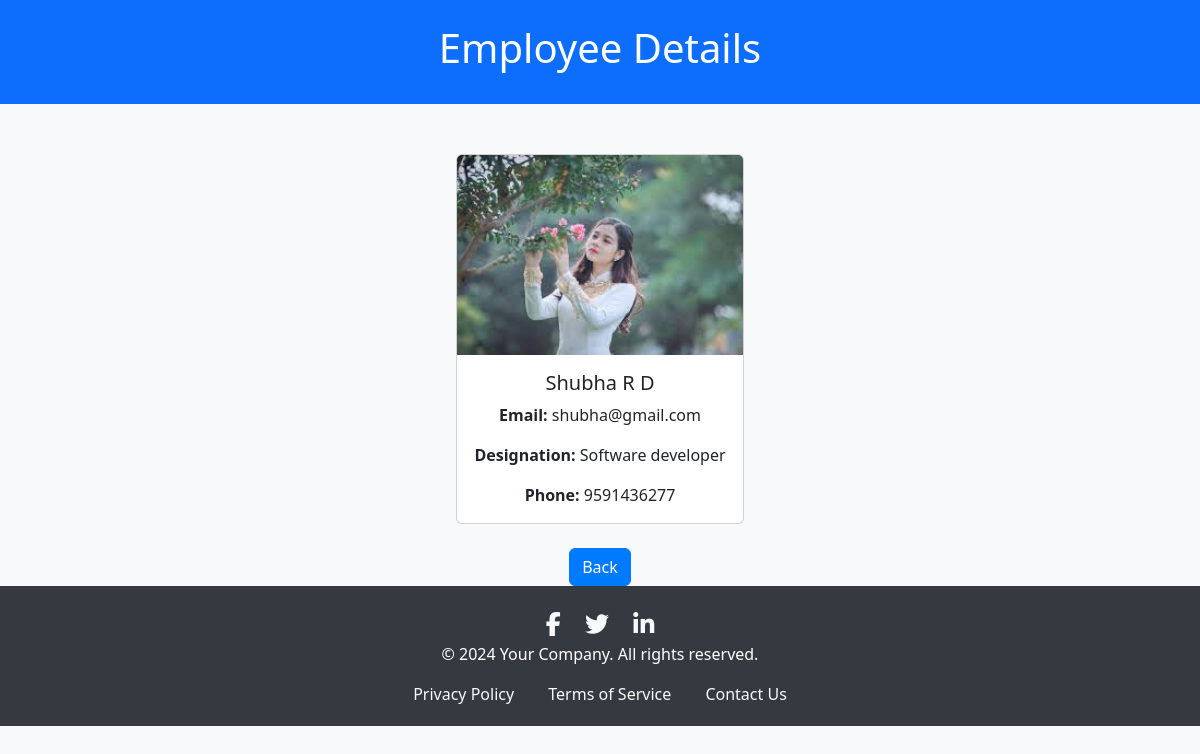
Screenshot of /employees/2/ with the database file from the repository.
### employees/models.py (models this page shows, shortened)
class Employee(models.Model):
    first_name=models.CharField(max_length=100)
    last_name=models.CharField(max_length=100)
    photo=models.ImageField(upload_to='images')
    designation=models.CharField(max_length=100)
    Email_address=models.EmailField(max_length=100,unique=True)
    phone_number=models.CharField(max_length=12,blank=True)
    created_at=models.DateTimeField(auto_now_add=True)
    updated_at=models.DateTimeField(auto_now=True)

### employees/views.py (the view)
# urls.py: path('<int:pk>/',views.employee_detail,name='employee_detail'),
def employee_detail(request,pk):
   employee = get_object_or_404(Employee,pk=pk)
   context={
      'employee':employee,
   }
   return render(request,'employee_detail.html',context)

### mysite/templates/employee_detail.html (shortened to what this page needs)
{% load static %}
<!DOCTYPE html>
<html lang="en">
<head>
    <link rel="stylesheet" href="{% static 'css/style.css' %}">
    <link href="https://cdn.jsdelivr.net/npm/bootstrap@5.3.3/dist/css/bootstrap.min.css" rel="stylesheet">
</head>
<body>
    <header class="bg-primary text-white text-center py-4">
        <h1>Employee Details</h1>
    </header>
    <div class="container">
        <div class="card mx-auto" style="width: 18rem;">
            <img src="{{employee.photo.url}}" class="card-img-top" alt="Employee Photo">
            <div class="card-body">
                <h5 class="card-title">{{employee.first_name}} {{employee.last_name}}</h5>
                <p class="card-text"><strong>Email:</strong> {{employee.Email_address}}</p>
                <p class="card-text"><strong>Designation:</strong> {{employee.designation}}</p>
                <p class="card-text"><strong>Phone:</strong> {{employee.phone_number}}</p>
            </div>
        </div>
        <div class="text-center mt-4">
            <a href="{% url 'index' %}" class="btn btn-primary">Back</a>
        </div>
    </div>
    <footer class="footer">
        <div class="social-icons">
            <a href="#" aria-label="Facebook"><i class="fab fa-facebook-f"></i></a>
            <a href="#" aria-label="Twitter"><i class="fab fa-twitter"></i></a>
            <a href="#" aria-label="LinkedIn"><i class="fab fa-linkedin-in"></i></a>
        </div>
        <p>&copy; 2024 Your Company. All rights reserved.</p>
        <nav>
            <a href="#">Privacy Policy</a>
            <a href="#">Terms of Service</a>
            <a href="#">Contact Us</a>
        </nav>
    </footer>
</body>
</html>

### mysite/static/css/style.css (style rules this page uses)
body { background-color: aquamarine; }

### mysite/templates/employee_detail.html (style rules this page uses)
body { background-color: #f8f9fa; }
.card-img-top { height: 200px; object-fit: cover; transition: transform 0.2s ease-in-out; }
.card-body { text-align: center; }
.container { margin-top: 50px; }
.footer { background-color: #343a40; color: white; padding: 20px 0; position: relative; width: 100%; text-align: center; }
.footer a { color: #f8f9fa; margin: 0 15px; text-decoration: none; }
.social-icons a { margin: 0 10px; color: #f8f9fa; font-size: 24px; transition: color 0.2s ease-in-out; }
.btn-primary { background-color: #007bff; border-color: #007bff; transition: background-color 0.2s ease-in-out; }

### rows the page displays
Employee: photo (picture), first_name "Shubha", last_name "R D", Email_address "shubha@gmail.com", designation "Software developer", phone_number "9591436277"
